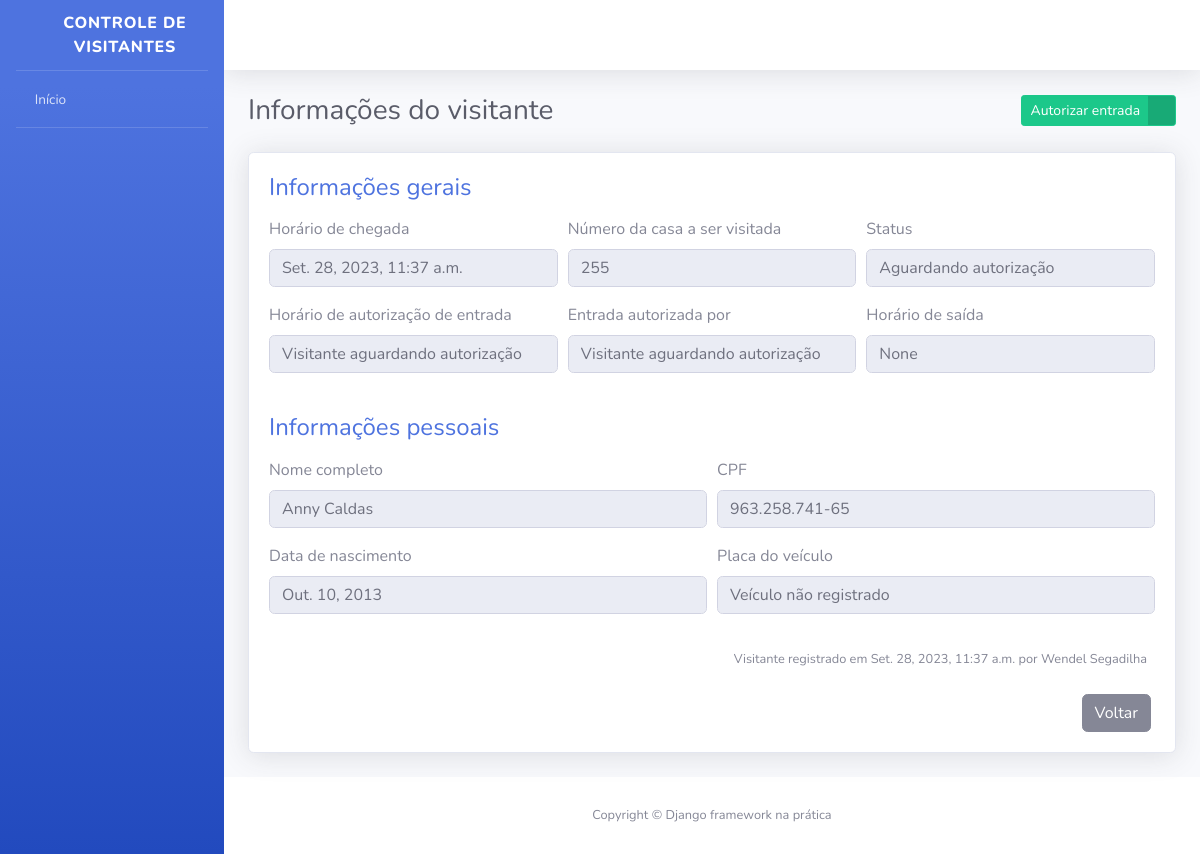
/visitantes/2/ (signed in), run on the app's committed database.
### apps/visitantes/models.py (models this page shows, shortened)
class Visitante(models.Model):
    STATUS_VISITANTE = [
        ("AGUARDANDO", "Aguardando autorização"),
        ("EM_VISITA", "Em visita"),
        ("FINALIZADO", "Visita finalizada"),
    ]
    status = models.CharField(
        verbose_name="Status",
        max_length=10,
        choices=STATUS_VISITANTE,
        default="AGUARDANDO"
    )
    nome_completo = models.CharField(
        verbose_name="Nome completo",
        max_length=194,
    )
    cpf = models.CharField(
        verbose_name="CPF",
        max_length=11,
    )
    data_nascimento = models.DateField(
        verbose_name="Data de nascimento",
        auto_now=False,
        auto_now_add=False,
    )
    numero_casa = models.PositiveSmallIntegerField(
        verbose_name="Número da casa a ser visitada",
    )
    placa_veiculo = models.CharField(
        verbose_name="Placa do veículo",
        max_length=7,
        blank=True,
        null=True,
    )
    horario_chegada = models.DateTimeField(
        verbose_name="Horário chegada na portária",
        auto_now_add=True,
    )
    horario_saida = models.DateTimeField(
        verbose_name="Horário de saída do condomínio",
        auto_now=False,
        blank=True,
        null=True,
    )
    horario_autorizacao = models.DateTimeField(
        verbose_name="Horário de autorização de entrada",
        auto_now=False,
        blank=True,
        null=True,
    )
    morador_responsavel = models.CharField(
        verbose_name="Nome do morador reponsável por autorizar a entrada do visitante",
        max_length=194,
        blank=True,
    )
    registrado_por = models.ForeignKey(
        "porteiros.Porteiro",
        verbose_name="Porteiro responsável pelo registro",
        on_delete=models.PROTECT
    )
    def get_horario_autorizacao(self):
        if self.horario_autorizacao:
            return self.horario_autorizacao
        return "Visitante aguardando autorização"
    def get_morador_responsavel(self):
        if self.morador_responsavel:
            return self.morador_responsavel
        return "Visitante aguardando autorização"
    def get_placa_veiculo(self):
        if self.placa_veiculo:
            return self.placa_veiculo
        return "Veículo não registrado"
    def get_cpf_formatado(self):
        if self.cpf:
            cpf = str(self.cpf)
            cpf_parte_um = cpf[0:3]
            cpf_parte_dois = cpf[3:6]
            cpf_parte_tres = cpf[6:9]
            cpf_parte_quatro = cpf[9:]
            cpf_formatado = f"{cpf_parte_um}.{cpf_parte_dois}.{cpf_parte_tres}-{cpf_parte_quatro}"
            return cpf_formatado
    class Meta:
        verbose_name="Visitante"
        verbose_name_plural="Visitantes"
        db_table="visitante"

### apps/porteiros/models.py (models this page shows)
class Porteiro(models.Model):
    usuario = models.OneToOneField(
        "usuarios.Usuario",
        verbose_name="Usuário",
        on_delete=models.PROTECT # Não permite a remoção de porteiros e/ou usuários
    )
    nome_completo = models.CharField(
        verbose_name="Nome completo",
        max_length=194,
    )
    cpf = models.CharField(
        verbose_name="CPF",
        max_length=11,
    )
    telefone = models.CharField(
        verbose_name="Telefone de contato",
        max_length=194,
    )
    data_nascimento = models.DateField(
        verbose_name="Data de nascimento",
        auto_now_add=False,
        auto_now=False,
    )
    class Meta:
        verbose_name="Porteiro"
        verbose_name_plural="Porteiros"
        db_table="porteiro"
    def __str__(self):
        return self.nome_completo

### apps/visitantes/views.py (the view, shortened to what this page needs)
# urls.py: path("visitantes/<int:id>/", informacoes_visitantes, name="informacoes_visitantes"),
@login_required
def informacoes_visitantes(request, id):
    visitante = get_object_or_404(
        Visitante,
        id=id
    )
    form = AutorizaVisitanteForm()
    context = {
        "nome_pagina":"Informações do visitante",
        "visitante":visitante,
        "form":form
    }
    return render(request, "informacoes_visitante.html", context)

### apps/visitantes/forms.py
class AutorizaVisitanteForm(forms.ModelForm):
    morador_responsavel = forms.CharField(required=True)
    class Meta:
        model = Visitante
        fields = [
            "morador_responsavel"
        ]
        error_messages = {
            "morador_responsavel" : {
               "required": "Por favor, informe o nome do morador respon´savel por autorizar a entrada do visitante"
            }
         }

### templates/informacoes_visitante.html (shortened to what this page needs)
{% extends "base.html" %}
{% load widget_tweaks %}
{% block conteudo %}
<div class="container">
    <div class="d-sm-flex align-items-center justify-content-between mb-4">
        <h1 class="h3 mb-0 text-gray-800">{{ nome_pagina }}</h1>
        {% if visitante.status == "AGUARDANDO" %}
            <div>
                <a href="#" class="btn btn-success btn-icon-split btn-sm" data-toggle="modal" data-target="#modal1">
                    <span class="text">Autorizar entrada</span>
                    <span class="icon text-white-50">
                        <i class="fas fa-user-check"></i>
                    </span>
                </a>
            </div>
        {% endif %}
    </div>
    <div class="card shadow mb-4">
        <div class="card-body">
            <h4 class="mb-3 text-primary">
                Informações gerais
            </h4>
            <form>
                <div class="form-row">
                    <div class="form-group col-md-4">
                        <label>Horário de chegada</label>
                        <input type="text" class="form-control" value="{{ visitante.horario_chegada }}" disabled>
                    </div>
                    <div class="form-group col-md-4">
                        <label>Número da casa a ser visitada</label>
                        <input type="text" class="form-control" value="{{ visitante.numero_casa }}" disabled>
                    </div>
                    <div class="form-group col-md-4">
                        <label>Status</label>
                        <input type="text" class="form-control" value="{{ visitante.get_status_display }}" disabled>
                    </div>
                </div>
                <div class="form-row">
                    <div class="form-group col-md-4">
                        <label>Horário de autorização de entrada</label>
                        <input type="text" class="form-control" value="{{ visitante.get_horario_autorizacao }}" disabled>
                    </div>
                    <div class="form-group col-md-4">
                        <label>Entrada autorizada por</label>
                        <input type="text" class="form-control" value="{{ visitante.get_morador_responsavel }}" disabled>
                    </div>
                    <div class="form-group col-md-4">
                        <label>Horário de saída</label>
                        <input type="text" class="form-control" value="{{ visitante.horario_saida }}" disabled>
                    </div>
                </div>
            </form>
            <h4 class="mb-3 mt-4 text-primary">
                Informações pessoais
            </h4>
            <form>
                <div class="form-row">
                    <div class="form-group col-md-6">
                        <label>Nome completo</label>
                        <input type="text" class="form-control" value="{{ visitante.nome_completo }}" disabled>
                    </div>
                    <div class="form-group col-md-6">
                        <label>CPF</label>
                        <input type="text" class="form-control" value="{{ visitante.get_cpf_formatado }}" disabled>
                    </div>
                </div>
                <div class="form-row">
                    <div class="form-group col-md-6">
                        <label>Data de nascimento</label>
                        <input type="text" class="form-control" value="{{ visitante.data_nascimento }}" disabled>
                    </div>
                    <div class="form-group col-md-6">
                        <label>Placa do veículo</label>
                        <input type="text" class="form-control" value="{{ visitante.get_placa_veiculo }}" disabled>
                    </div>
                </div>
            </form>
            <p class="mr-2 mt-3 mb-4 text-right">
                <small>
                    Visitante registrado em {{ visitante.horario_chegada }} por {{ visitante.registrado_por }}
                </small>
            </p>
            <div class="mr-1 text-right">
                <a href="{% url 'index' %}" class="btn btn-secondary text-white" type="button">
                    <span class="text">Voltar</span>
                </a>
            </div>
        </div>
    </div>
</div>
{% endblock %}

### data on the page
Visitante: horario_chegada "Set. 28, 2023, 11:37 a.m.", numero_casa "255", status "Aguardando autorização", get_horario_autorizacao "Visitante aguardando autorização", get_morador_responsavel "Visitante aguardando autorização", horario_saida "None", nome_completo "Anny Caldas", get_cpf_formatado "963.258.741-65", data_nascimento "Out. 10, 2013", get_placa_veiculo "Veículo não registrado", registrado_por "Wendel Segadilha"

### other printed values
{{ nome_pagina }} "Informações do visitante"
